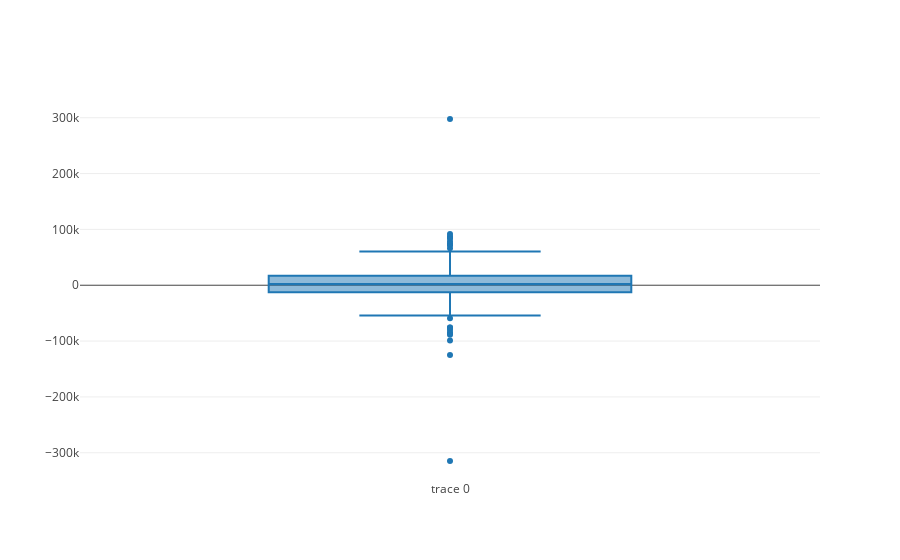

Write notebook code for a chart like this one.
### Markdown cell above
# Box plot

### Code cell
trace0 = go.Box(
    y=dollars['difference']
)

data = [trace0]
py.iplot(data)

### Figure 1 — Plotly figure (JSON) as saved in the notebook; plotly's stock layout.template omitted (floating-point values rounded to 4 significant figures; data arrays with more than 128 entries replaced by an {"elided": "..."} marker saying what was removed)
{"data": [{"type": "box", "y": {"elided": "482 float values"}}], "layout": {}}
